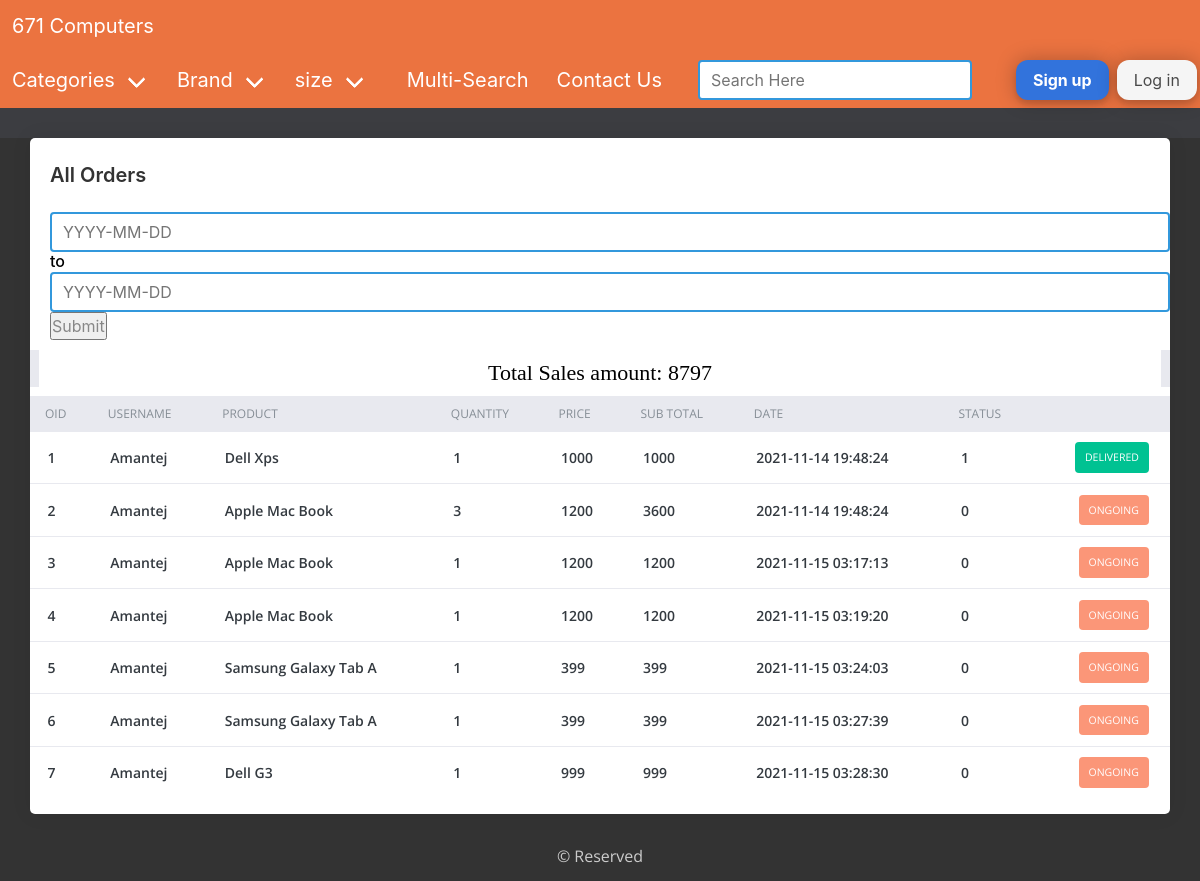
Screenshot of /manage_order.php with the database file from the repository.
### tables this page shows
CREATE TABLE IF NOT EXISTS `orders` (
  `oid` int(11) NOT NULL AUTO_INCREMENT,
  `username` varchar(100) NOT NULL,
  `product_id` int(100) NOT NULL,
  `quantity` int(100) NOT NULL,
  `payment_details` varchar(225) NOT NULL,
  `billing_address` varchar(225) NOT NULL,
  `status` int(2) NOT NULL DEFAULT '0',
  `date` timestamp NOT NULL DEFAULT CURRENT_TIMESTAMP,
  PRIMARY KEY (`oid`)
);

CREATE TABLE IF NOT EXISTS `product` (
  `product_id` int(20) NOT NULL,
  `category_id` int(20) NOT NULL,
  `company` varchar(100) NOT NULL,
  `name` varchar(50) NOT NULL,
  `stock_status` tinyint(2) NOT NULL,
  `warranty` int(20) NOT NULL,
  `price` int(10) NOT NULL,
  `imagepath` varchar(225) NOT NULL,
  `cpu` varchar(225) NOT NULL,
  `ram` varchar(225) NOT NULL,
  `gpu` varchar(225) NOT NULL,
  `battery` varchar(225) NOT NULL,
  `storage` varchar(225) NOT NULL,
  `size` int(40) NOT NULL,
  `weight` double NOT NULL
);

### manage_order.php (the view, shortened to what this page needs)
<html>
<head>
      <link rel="stylesheet" href="assets/css/normalize.css">
      <link rel="stylesheet" href="assets/css/bootstrap.min.css">
      <link rel="stylesheet" href="assets/css/font-awesome.min.css">
      <link rel="stylesheet" href="assets/css/themify-icons.css">
      <link rel="stylesheet" href="assets/css/pe-icon-7-filled.css">
      <link rel="stylesheet" href="assets/css/flag-icon.min.css">
      <link rel="stylesheet" href="assets/css/cs-skin-elastic.css">
      <link rel="stylesheet" href="assets/css/style.css">
    <link rel="stylesheet" type="text/css" href="css/card.css">
</head>
<?php
require("process/header.php");?>
<body>
<div class="content pb-0">
	<div class="orders">
	   <div class="row">
		  <div class="col-xl-12">
			 <div class="card">
				<div class="card-body">
				   <h4 class="box-title">All Orders </h4>
				</div>
				<div id="searchbar" class="field" >
                    <div class="control">
                        <form action = "<?=$_SERVER['PHP_SELF'];?>" method="POST">
                            <input id="searchbox" name="searchitem1" class="input is-info" type="text"
                                   placeholder="YYYY-MM-DD">
							<h6 style='color:black;'>to</h6>
							<input id="searchbox" name="searchitem2" class="input is-info" type="text"
                                   placeholder="YYYY-MM-DD">
							<p><input type="submit" name="submit"></p>
                        </form>
                    </div>
                </div>
				<div class="card-body--">
				   <div class="table-stats order-table ov-h">
					  <table class="table ">
						 <thead>
							<tr>
							   <th>OID</th>
							   <th>Username</th>
							   <th>Product</th>
							   <th>Quantity</th>
							   <th>Price</th>
							   <th>Sub Total</th>
                               <th>Date</th>
                               <th>Status</th>
							   <th></th>
							</tr>
						 </thead>
						 <tbody>
							<?php
							$total=0;
							$sql="SELECT * from orders";
							$res=mysqli_query($conn,$sql);
							while($row=mysqli_fetch_assoc($res)){
                            $pid=$row['product_id'];
                            $product_query = "SELECT * FROM product WHERE product_id =".$pid;
                            $product_result = mysqli_query($conn, $product_query);
                            $product = mysqli_fetch_array($product_result);
                            $p=$product['price'];
                            $q=$row['quantity'];
                            $st=$p*$q;
                            $total= $total+$p*$q;?>
							<tr>
							   <td><?php echo $row['oid']?></td>
							   <td><?php echo $row['username']?></td>
							   <td><?php echo $product['name']?></td>
                               <td><?php echo $row['quantity']?></td>
							   <td><?php echo $product['price']?></td>
                               <td><?php echo $st?></td>
                               <td><?php echo $row['date']?></td>
							   <td><?php echo $row['status']?></td>
							   <td>
								<?php
								if($row['status']==1){
									echo "<span class='badge badge-complete'><a href='?type=status&operation=deactive&oid=".$row['oid']."'>Delivered</a></span>&nbsp;";
								}else{
									echo "<span class='badge badge-pending'><a href='?type=status&operation=active&oid=".$row['oid']."'>Ongoing</a></span>&nbsp;";
								}
								?>
							   </td>
							</tr>
							<?php }
                            echo "<h1 style='color:black;'>Total Sales amount: $total </h1>";?>
						 </tbody>
					  </table>
				   </div>
				</div>
			 </div>
		  </div>
	   </div>
	</div>
</div>
</body>
<?php require_once("process/footer.php"); ?>
</html>

### assets/css/style.css (style rules this page uses)
body { display: table; font-family: open sans, sans-serif; font-size: 16px; width: 100% }
p { font-size: 16px; font-family: open sans, sans-serif; font-weight: 400; line-height: 24px; color: #878787 }
a, button { text-decoration: none; outline: none!important; color: #878787; -webkit-transition: all .25s ease; transition: all .25s ease }
h1, h2, h3, h4, h5, h6 { margin: 0 }
.pb-0 { padding-bottom: 0 }
.ov-h { overflow: hidden }
.btn, button, input, textarea { -webkit-box-shadow: none; box-shadow: none; outline: 0!important }
.order-table { position: relative }
.order-table:after, .order-table:before { content: ""; position: absolute; top: 0; height: 37px; width: 10px; background: #e8e9ef }
.order-table:after { right: -1px }
.order-table:before { left: -1px }
.order-table tr th { background: #e8e9ef }
.order-table tr td:last-child, .order-table tr th:last-child { text-align: right }
.order-table tr:last-child td { border: none }
.order-table .badge { color: #fff; padding: 10px; text-transform: uppercase; font-weight: 400 }
.order-table .badge-complete { background: #00c292 }
.order-table .badge-pending { background: #fb9678 }
.content { float: left; padding: 1.875em; width: 100% }
.card { margin-bottom: 1.875em; border-radius: 5px; padding: 0; border: 0 solid transparent; -webkit-box-shadow: 0 0 20px rgba(0, 0, 0, .08); box-shadow: 0 0 20px rgba(0, 0, 0, .08) }
.card .box-title { font-weight: 600; font-size: 20px; padding: 5px 0 }
.card .card-body { float: left; padding: 1.25em; position: relative; width: 100% }
.card h4 { font-size: 1.1rem }
.table-stats table { font-family: open sans }
.table-stats table th, .table-stats table td { border: none; border-bottom: 1px solid #e8e9ef; color: #868e96; font-size: 12px; font-weight: 400; padding: .75em 1.25em; text-transform: uppercase }
.table-stats table td { color: #343a40; font-size: 14px; font-weight: 600; text-transform: capitalize; vertical-align: middle }
@media (max-width:1368px) { .card-body { padding: 15px } }
.badge a { color:#fff; }

### css/card.css (style rules this page uses)
html { font-family: sans-serif; -ms-text-size-adjust: 100%; -webkit-text-size-adjust: 100% }
body { margin: 0 }
a { background-color: transparent }
h1 { font-size: 2em; margin: .67em 0 }
* { -webkit-box-sizing: border-box; -moz-box-sizing: border-box; box-sizing: border-box }
html { font-size: 10px; -webkit-tap-highlight-color: transparent }
body { font-family: "Helvetica Neue", Helvetica, Arial, sans-serif; font-size: 14px; line-height: 1.42857143; color: #333; background-color: #fff }
a { color: #337ab7; text-decoration: none }
.row { margin-left: -15px; margin-right: -15px }
.clearfix:after, .clearfix:before, .row:after, .row:before { content: " "; display: table }
.clearfix:after, .row:after { clear: both }
p { margin: 0 0 10px }
.h1, .h2, .h3, h1, h2, h3 { margin-top: 10px; margin-bottom: 10px }
h1 { font-size: 22px }
h4 { font-size: 15px }
a { color: #23a1d1; text-decoration: none }
* { -webkit-font-smoothing: antialiased; -moz-osx-font-smoothing: grayscale }

### css/product.css (style rules this page uses)
html { font-family: sans-serif; -ms-text-size-adjust: 100%; -webkit-text-size-adjust: 100% }
body { margin: 0; width: 100%; }
a { background-color: transparent }
h1 { font-size: 2em; margin: .67em 0 }
button, input { color: inherit; font: inherit; margin: 0 }
input { line-height: normal }
table { border-collapse: collapse; border-spacing: 0 }
td { padding: 0 }
* { -webkit-box-sizing: border-box; -moz-box-sizing: border-box; box-sizing: border-box }
html { font-size: 10px; -webkit-tap-highlight-color: transparent }
body { font-family: "Helvetica Neue", Helvetica, Arial, sans-serif; font-size: 14px; line-height: 1.42857143; color: #333; background-color: #757575 }
button, input { font-family: inherit; font-size: inherit; line-height: inherit }
a { color: #337ab7; text-decoration: none }
.row { margin-left: -15px; margin-right: -15px }
.clearfix:after, .clearfix:before, .container:after, .container:before, .row:after, .row:before { content: " "; display: table }
.clearfix:after, .container:after, .row:after { clear: both }
* { margin: 0; padding: 0 }
h1, h3 { margin-top: 10px; margin-bottom: 10px }
h1 { font-size: 22px; color: #FFFFFF; font-family: "Comic Sans MS", cursive; text-align: center; }
a { color: #23a1d1; text-decoration: none }
table { background-color: #FFFFFF; }
table { border-spacing: 0; border-collapse: collapse }

### css/custom.css (style rules this page uses)
.container:after, .container:before, .row:after, .row:before { display: table; content: " " }
.container:after, .row:after { clear: both }

### rows the page displays
orders: oid "1", username "Amantej", product.name "Dell Xps", quantity "1", product.price "1000", date "2021-11-14 19:48:24", status "1"
orders: oid "2", username "Amantej", product.name "Apple Mac Book", quantity "3", product.price "1200", st "3600", date "2021-11-14 19:48:24", status "0"
orders: oid "3", username "Amantej", product.name "Apple Mac Book", quantity "1", product.price "1200", date "2021-11-15 03:17:13", status "0"
orders: oid "4", username "Amantej", product.name "Apple Mac Book", quantity "1", product.price "1200", date "2021-11-15 03:19:20", status "0"
orders: oid "5", username "Amantej", product.name "Samsung Galaxy Tab A", quantity "1", product.price "399", date "2021-11-15 03:24:03", status "0"
orders: oid "6", username "Amantej", product.name "Samsung Galaxy Tab A", quantity "1", product.price "399", date "2021-11-15 03:27:39", status "0"
orders: oid "7", username "Amantej", product.name "Dell G3", quantity "1", product.price "999", date "2021-11-15 03:28:30", status "0"

### other values shown
$total "8797"
